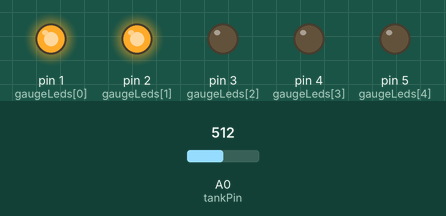
This sketch was run on a simulated Arduino Uno, built with avr-gcc and run on an emulated ATmega328P. Parts: output pins drawn as LEDs (lit = HIGH). Inputs (shaded band) come from the test bench; at power-on: A0 (tankPin) = 512.

Above: at 1.2 s.
1.3 s: A0 (tankPin) set to 603
2.8 s: A0 (tankPin) set to 625
At 3.4 s:
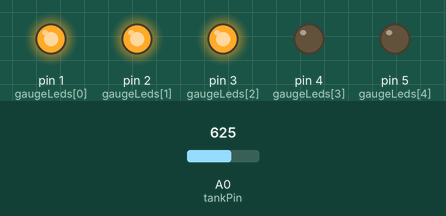
4.3 s: A0 (tankPin) set to 807
5.8 s: A0 (tankPin) set to 832
At 6.9 s:
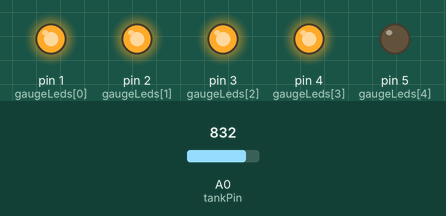
7.3 s: A0 (tankPin) set to 1014
8.8 s: A0 (tankPin) set to 1021
At 9.2 s:
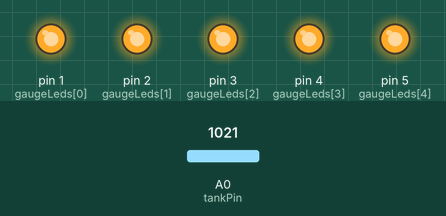
Timing chart, 0 to 11.3 s (numbered marks = the images above; inputs shaded):
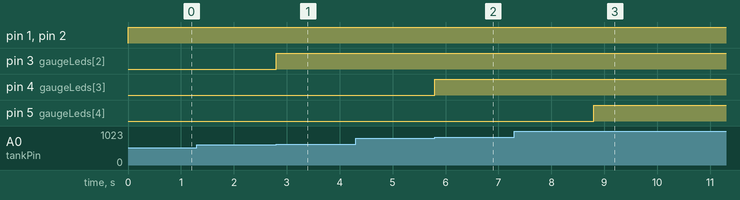

The sketch:

tank_level_main.ino
```cpp
const int tankPin = A0;

const int gaugeLeds[5] = {1, 2, 3, 4, 5};

int tankVal = 0; // between 0 and 1023, steps of 0.0049V
const int stepV = 1023/(sizeof(gaugeLeds)/sizeof(int));

void setup() {
  // put your setup code here, to run once:
  for(const auto& led : gaugeLeds){
    pinMode(led, OUTPUT);
  }

}

void loop() {
  // put your main code here, to run repeatedly:
  tankVal = analogRead(tankPin);
  int ctr=0;
  while(tankVal > stepV){
    tankVal-=stepV;
    digitalWrite(gaugeLeds[ctr++], HIGH);
  }
  while(ctr<(sizeof(gaugeLeds)/sizeof(int))){
    digitalWrite(gaugeLeds[ctr++], LOW);
  }
}
```

Measured:
- the behaviour switches between 612 and 613 on A0 (tankPin) (found by bisection; images 0 and 1)
- the behaviour switches between 816 and 817 on A0 (tankPin) (found by bisection; images 1 and 2)
- the behaviour switches between 1020 and 1021 on A0 (tankPin) (found by bisection; images 2 and 3)
- after the input at 1.3 s, every drawn part: stays the same
- after the input at 2.8 s, pin 3 (gaugeLeds[2]): LOW → HIGH at once
- after the input at 4.3 s, every drawn part: stays the same
- after the input at 5.8 s, pin 4 (gaugeLeds[3]): LOW → HIGH at once
- after the input at 7.3 s, every drawn part: stays the same
- after the input at 8.8 s, pin 5 (gaugeLeds[4]): LOW → HIGH at once
